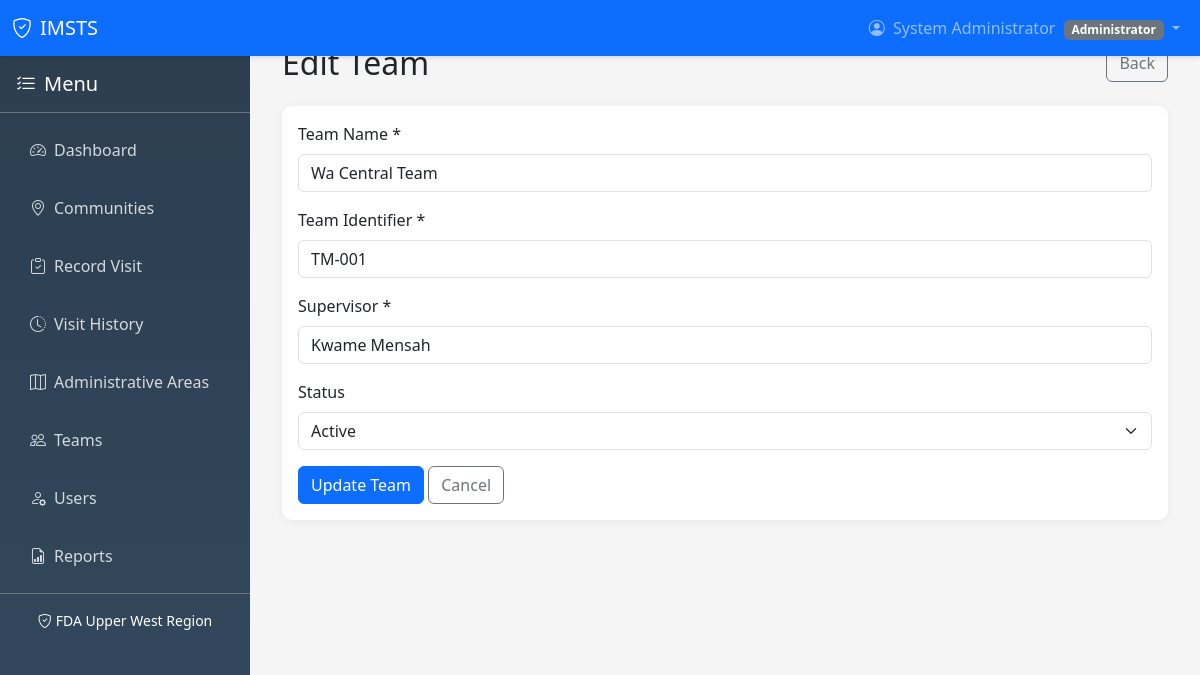
/teams/edit.php?id=1 (signed in), run on the app's committed database.
### tables this page shows
CREATE TABLE IF NOT EXISTS teams (
    id INT AUTO_INCREMENT PRIMARY KEY,
    team_name VARCHAR(100) NOT NULL,
    team_identifier VARCHAR(20) NOT NULL UNIQUE,
    supervisor VARCHAR(100) NOT NULL,
    status ENUM('active', 'inactive') NOT NULL DEFAULT 'active',
    created_at TIMESTAMP DEFAULT CURRENT_TIMESTAMP,
    updated_at TIMESTAMP DEFAULT CURRENT_TIMESTAMP ON UPDATE CURRENT_TIMESTAMP
);

### config/database.php (called while the page is built, shortened)
<?php
$databaseUrl = getenv('DATABASE_URL');
if ($databaseUrl) {
    $parsedUrl = parse_url($databaseUrl);
    $dbHost = $parsedUrl['host'];
    $dbPort = $parsedUrl['port'] ?? 5432;
    $dbName = ltrim($parsedUrl['path'], '/');
    $dbUser = $parsedUrl['user'];
    $dbPass = $parsedUrl['pass'];
    $dbType = 'pgsql';
} else {
    $dbType = 'mysql';
    $dbHost = 'localhost';
    $dbName = 'imsts_db';
    $dbUser = 'root';
    $dbPass = '';
    $dbPort = 3306;
}
try {
    if ($dbType === 'pgsql') {
        $dsn = "pgsql:host=$dbHost;port=$dbPort;dbname=$dbName";
        $options = [
            PDO::ATTR_ERRMODE => PDO::ERRMODE_EXCEPTION,
            PDO::ATTR_DEFAULT_FETCH_MODE => PDO::FETCH_ASSOC,
            PDO::ATTR_EMULATE_PREPARES => false,
        ];
        $pdo = new PDO($dsn, $dbUser, $dbPass, $options);
    } else {
        $dsn = "mysql:host=$dbHost;port=$dbPort;dbname=$dbName;charset=utf8mb4";
        $options = [
            PDO::ATTR_ERRMODE => PDO::ERRMODE_EXCEPTION,
            PDO::ATTR_DEFAULT_FETCH_MODE => PDO::FETCH_ASSOC,
            PDO::ATTR_EMULATE_PREPARES => false,
        ];
        $pdo = new PDO($dsn, $dbUser, $dbPass, $options);
    }
} catch (PDOException $e) {
    error_log("Database Connection Error: " . $e->getMessage());
    die("Database connection failed. Please check your configuration.");
}
function executeQuery($sql, $params = []) {
    global $pdo;
    try {
        $stmt = $pdo->prepare($sql);
        $stmt->execute($params);
        return $stmt;
    } catch (PDOException $e) {
        error_log("Query Error: " . $e->getMessage());
        throw $e;
    }
}
function fetchOne($sql, $params = []) {
    $stmt = executeQuery($sql, $params);
    return $stmt->fetch();
}
?>

### teams/edit.php (the view, shortened to what this page needs)
<?php
$teamId = $_GET['id'] ?? 0;
$sql = "SELECT * FROM teams WHERE id = ?";
$team = fetchOne($sql, [$teamId]);
include '../includes/header.php';
?>
<div class="d-flex justify-content-between align-items-center mb-4">
    <div><h2 class="mb-0">Edit Team</h2></div>
    <a href="index.php" class="btn btn-outline-secondary">Back</a>
</div>
<div class="card">
    <div class="card-body">
        <form method="POST" action="">
            <div class="mb-3">
                <label class="form-label">Team Name *</label>
                <input type="text" class="form-control" name="team_name" value="<?php echo htmlspecialchars($_POST['team_name'] ?? $team['team_name']); ?>" required>
            </div>
            <div class="mb-3">
                <label class="form-label">Team Identifier *</label>
                <input type="text" class="form-control" name="team_identifier" value="<?php echo htmlspecialchars($_POST['team_identifier'] ?? $team['team_identifier']); ?>" required>
            </div>
            <div class="mb-3">
                <label class="form-label">Supervisor *</label>
                <input type="text" class="form-control" name="supervisor" value="<?php echo htmlspecialchars($_POST['supervisor'] ?? $team['supervisor']); ?>" required>
            </div>
            <div class="mb-3">
                <label class="form-label">Status</label>
                <select class="form-select" name="status">
                    <option value="active" <?php echo (($_POST['status'] ?? $team['status'])) === 'active' ? 'selected' : ''; ?>>Active</option>
                </select>
            </div>
            <button type="submit" class="btn btn-primary">Update Team</button>
            <a href="index.php" class="btn btn-outline-secondary">Cancel</a>
        </form>
    </div>
</div>
<?php include '../includes/footer.php'; ?>

### includes/header.php (style rules this page uses)
body { background-color: #f5f5f5; }
.card { border: none; border-radius: 10px; box-shadow: 0 2px 10px rgba(0,0,0,0.05); margin-bottom: 20px; }

### data on the page
teams: team_name "Wa Central Team", team_identifier "TM-001", supervisor "Kwame Mensah", status "Active"

### other printed values
$_SESSION['full_name'] "System Administrator"
$_SESSION['role'] "Administrator"
